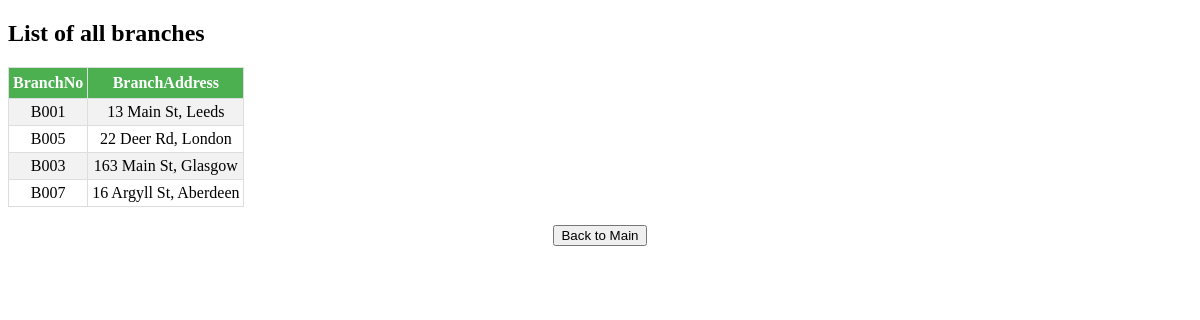
The page /allbranch on the database its author committed.
### tables this page shows
CREATE TABLE Branch (branchNo TEXT, branchAddress TEXT);

### app.py (the view)
@app.route('/allbranch')
def allbranch():
    connect = sqlite3.connect('staffBranch.db')
    cursor = connect.cursor()
    cursor.execute('SELECT branchNo, branchAddress FROM Branch')
    data = cursor.fetchall()
    return render_template("allbranch.html", data=data)

### templates/allbranch.html (shortened to what this page needs)
<!DOCTYPE html>
<html>
    <head>
    </head>
    <body>
      <h2>List of all branches</h2>
        <table>
            <tr>
              <th>BranchNo</th>
              <th>BranchAddress</th>
            </tr>
            {%for branch in data%}
               <tr>
                 <td>{{branch[0]}}</td>
                 <td>{{branch[1]}}</td>
                </tr>
            {%endfor%}
          </table>
          <div class="wrapper">
            <button class="btn" type="button" onclick="window.location.href='{{url_for('index')}}';">Back to Main</button>
          </div>
    </body>
</html>

### templates/allbranch.html (style rules this page uses)
table { border-collapse: collapse; }
.wrapper { text-align: center; }
th, td { border: 1px solid #ddd; padding:4px;text-align: center; }
tr:nth-child(even) { background-color: #f2f2f2; }
th { padding-top: 6px; padding-bottom: 6px; background-color: #4CAF50; color: white; }

### rows shown on the page
Branch: branchNo "B001", branchAddress "13 Main St, Leeds"
Branch: branchNo "B005", branchAddress "22 Deer Rd, London"
Branch: branchNo "B003", branchAddress "163 Main St, Glasgow"
Branch: branchNo "B007", branchAddress "16 Argyll St, Aberdeen"
